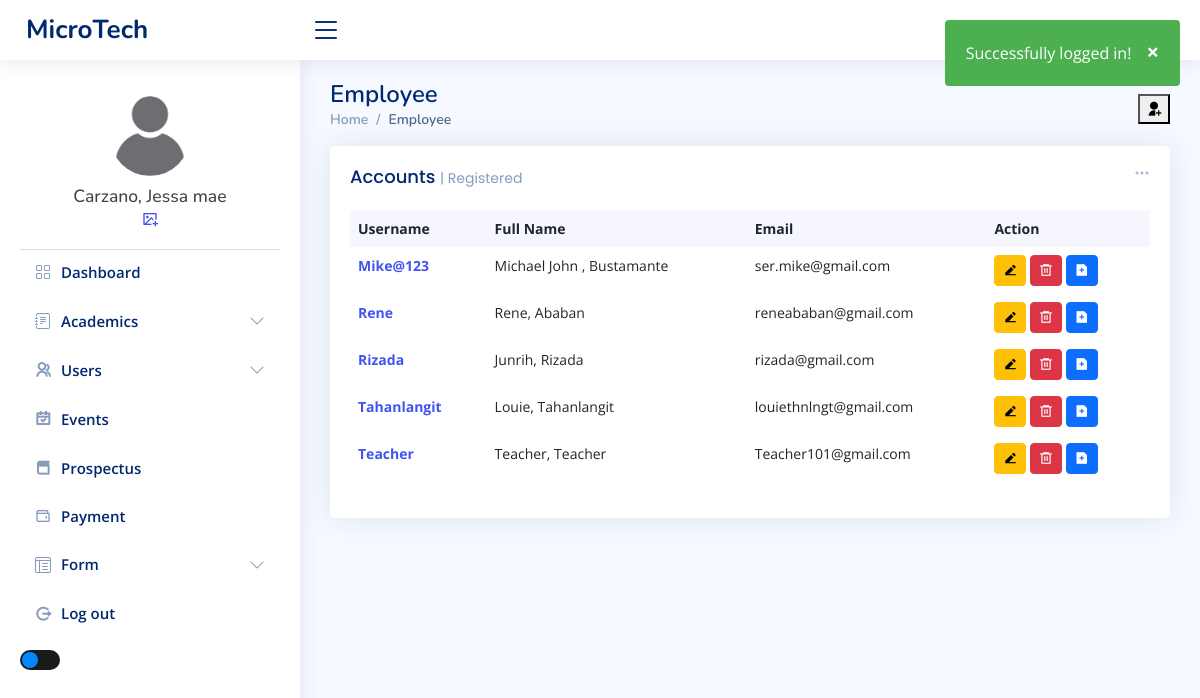
/admin/employee.php (signed in), run on an earlier commit of the app's database.
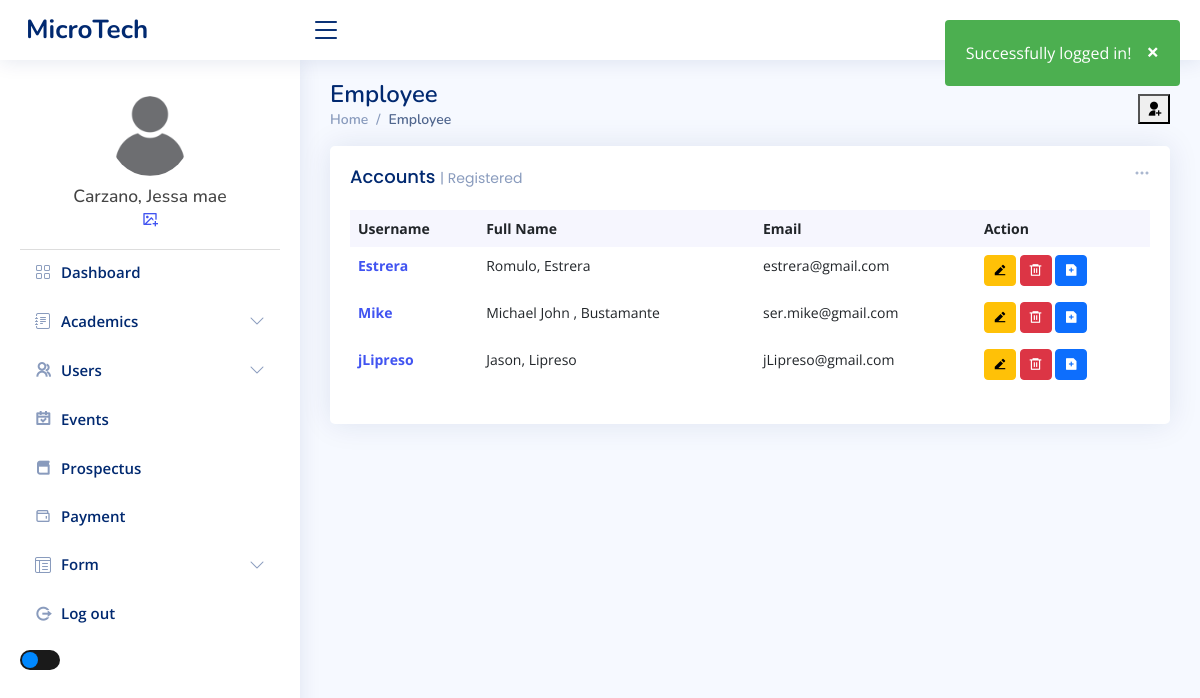
And on a later commit of the database.
### tables this page shows
CREATE TABLE `tbl_users` (
  `user_id` int(11) NOT NULL,
  `user_fname` varchar(50) NOT NULL,
  `user_lname` varchar(50) NOT NULL,
  `user_email` varchar(80) NOT NULL,
  `user_name` varchar(50) NOT NULL,
  `user_pass` varchar(100) NOT NULL,
  `user_role` varchar(20) NOT NULL,
  `user_image` varchar(100) NOT NULL,
  `date_of_birth` date DEFAULT NULL,
  `gender` enum('Male','Female') DEFAULT NULL,
  `hire_date` date DEFAULT NULL,
  `department` varchar(100) DEFAULT NULL,
  `phone_number` varchar(15) DEFAULT NULL,
  `address` varchar(255) DEFAULT NULL
);

### admin/employee.php (the view, shortened to what this page needs)
<?php include_once "../templates/header.php"; ?>
<main id="main" class="main">
  <div class="pagetitle">
    <h1>Employee</h1>
    <button type="button" class="ri-user-add-fill tablebutton" data-bs-toggle="modal" data-bs-target="#verticalycentered">
    </button>
    <nav>
      <ol class="breadcrumb">
        <li class="breadcrumb-item"><a href="index.php">Home</a></li>
        <li class="breadcrumb-item active">Employee</li>
      </ol>
    </nav>
  </div>
  <section class="section dashboard">
    <div class="row">
      <div class="col-lg-12">
        <div class="row">
          <div class="col-12">
            <div class="card recent-sales overflow-auto">
              <div class="filter">
                <a class="icon" href="#" data-bs-toggle="dropdown"><i class="bi bi-three-dots"></i></a>
              </div>
              <div class="card-body">
                <h5 class="card-title">Accounts <span>| Registered</span></h5>
                <table class="table table-borderless datatable">
                  <thead>
                    <tr>
                      <th scope="col">Username</th>
                      <th scope="col">Full Name</th>
                      <th scope="col">Email</th>
                      <th scope="col">Action</th>
                    </tr>
                  </thead>
                  <tbody>
                    <?php
                    $database = new Connection();
                    $db = $database->open();
                    try {
                      $sql = "SELECT * FROM tbl_users WHERE user_role = 'teacher'
                                ORDER BY user_id ASC";
                      foreach ($db->query($sql) as $row) {
                    ?>
                        <tr>
                          <th scope="row"><a href="#"><?php echo $row["user_name"] ?></a></th>
                          <td><?php echo $row["user_fname"] ?>, <?php echo $row["user_lname"] ?></td>
                          <td><?php echo $row["user_email"] ?></td>
                          <td>
                            <button type="button" class=" btn btn-sm btn-warning ri-edit-2-fill" data-bs-toggle="modal" data-bs-target="#editModal<?php echo $row["user_id"] ?>"></button>
                            <form method="POST" action="../admin/upload/delete-user.php" onsubmit="return confirm('Are you sure you want to delete this user?');" style="display:inline;">
                              <button type="submit" class="btn btn-sm btn-danger ri-delete-bin-6-line"></button>
                            </form>
                            <button type="button" class=" btn btn-sm btn-primary ri-file-add-fill" data-bs-toggle="modal" data-bs-target="#insertModal<?php echo $row["user_id"] ?>"></button>
                          </td>
                        </tr>
                    <?php
                      }
                    } catch (PDOException $e) {
                      echo "There is some problem in connection: " . $e->getMessage();
                    }
                    ?>
                  </tbody>
                </table>
              </div>
            </div>
          </div>
        </div>
      </div>
    </div>
  </section>
</main>
<?php
include_once "../templates/footer.php";
?>

What changed in the data, as far as the page shows it:
removed tbl_users: user_name "Mike@123", user_fname "Michael John", user_lname "Bustamante", user_email "ser.mike@gmail.com"
removed tbl_users: user_name "Rene", user_fname "Rene", user_lname "Ababan", user_email "reneababan@gmail.com"
removed tbl_users: user_name "Rizada", user_fname "Junrih", user_lname "Rizada", user_email "rizada@gmail.com"
removed tbl_users: user_name "Tahanlangit", user_fname "Louie", user_lname "Tahanlangit", user_email "louiethnlngt@gmail.com"
removed tbl_users: user_name "Teacher", user_fname "Teacher", user_lname "Teacher", user_email "Teacher101@gmail.com"
added tbl_users: user_name "Estrera", user_fname "Romulo", user_lname "Estrera", user_email "estrera@gmail.com"
added tbl_users: user_name "Mike", user_fname "Michael John", user_lname "Bustamante", user_email "ser.mike@gmail.com"
added tbl_users: user_name "jLipreso", user_fname "Jason", user_lname "Lipreso", user_email "jLipreso@gmail.com"
